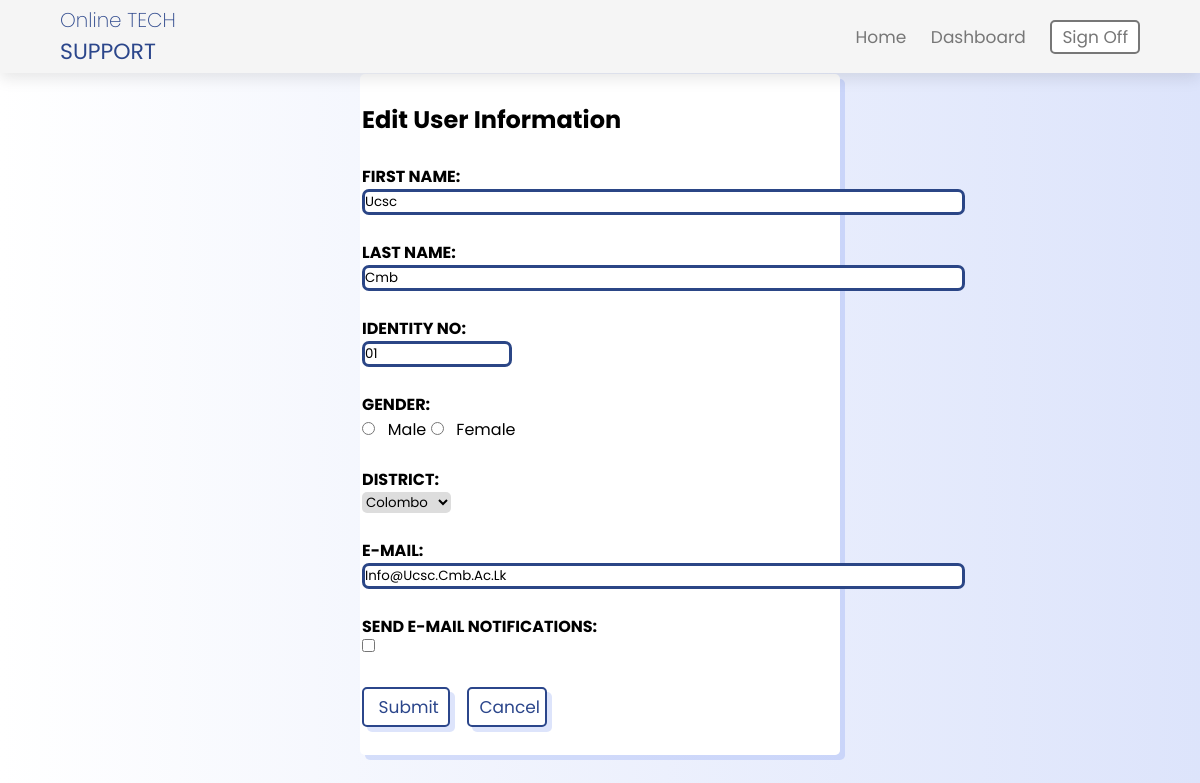
Page /Admin/edit_user_info.php?uname=ucsc (signed in) on the committed database.
### tables this page shows
CREATE TABLE IF NOT EXISTS `user_info` (
  `first_name` varchar(45) NOT NULL,
  `last_name` varchar(45) NOT NULL,
  `id` varchar(45) NOT NULL,
  `district` varchar(45) NOT NULL,
  `email_address` varchar(45) NOT NULL,
  `email_notification` enum('N','Y') NOT NULL DEFAULT 'N',
  `user_name` varchar(45) NOT NULL,
  `password` varchar(45) NOT NULL,
  `gender` enum('Male','Female') NOT NULL,
  PRIMARY KEY (`user_name`)
);

### Admin/edit_user_info.php (the view, shortened to what this page needs)
<html>
<head>
	<link rel="stylesheet" href="style.css">
	<link rel="stylesheet" href="login_style.css">
</head>
<body style="font-size:1.7rem">
<header class="header">
<a href="#" class="logo"><span class="ln1">Online TECH</span><br><span class="ln2">SUPPORT</span> </a>
<nav class="navbar">
	<a href="index.php">Home</a>
	<a href="home.php">Dashboard</a>
	<a href="logoff.php" class="btn login">Sign Off</a>
</nav>
</header>
	<?php
	if(isset($_GET["uname"])) {
		require_once("dbcon/dbcon.php");
		$uname = $_GET["uname"];
		$query="SELECT first_name, last_name, id, gender, district, email_address, email_notification FROM user_info WHERE user_name = '$uname'";
		$result=mysqli_query($con,$query);
		while($row=mysqli_fetch_array($result)) {
			$first_name = $row["first_name"];
			$last_name = $row["last_name"];
			$id = $row["id"];
			$gender = $row["gender"];
			$district = $row["district"];
			$email_address = $row["email_address"];
			$email_notification = $row["email_notification"];
		}
	?>
	<center>
		<br>
<div style="width:40%">
	<form name="admin_edit" method="post" action="" onSubmit="return test_form2()">
	<br>
		<table>
		<tr><td><h2>Edit User Information</h2></td></tr>
		<tr>
			<td>
				<br>
				<b>FIRST NAME:</b><br>
				<input type="text" name="first_name" size="50" maxlength="60" value="<?php echo $first_name; ?>"><br><br>
				<b>LAST NAME:</b><br>
				<input type="text" name="last_name" size="50" maxlength="60" value="<?php echo $last_name; ?>"><br><br>
				<b>IDENTITY NO:</b><br>
				<input type="text" name="id" size="10" maxlength="10" align="right" value="<?php echo $id; ?>"><br><br>
				<b>GENDER:</b><br>
				<input type="radio" name="gender" value="Male" <?php if($gender == "Male") echo "CHECKED"; ?>> &nbsp; Male
				<input type="radio" name="gender" value="Female" <?php if($gender == "Female") echo "CHECKED"; ?>> &nbsp; Female
				<br><br>
				<b>DISTRICT:</b><br>
				<select name="district" style="background-color:#ddd;
    border-radius:0.5rem;">
					<option <?php if($district == "Colombo") echo "SELECTED"; ?>>Colombo</option>
				</select><br><br>
				<b>E-MAIL:</b><br>
				<input type="text" name="email" size="50" maxlength="60" value="<?php echo $email_address; ?>"><br><br>
				<b>SEND E-MAIL NOTIFICATIONS:</b><br>
				<input type="checkbox" name="email_notification" value="send" <?php if($email_notification == "Y") echo "CHECKED"; ?> ><br><br>
					<input type="submit" name="submit" value=" Submit " class="btn">
					<input type="reset" name="reset_s" value="Cancel" <input type="reset" name="reset_s" value="Cancel" onclick="location.href='home.php'" class="btn">
			</td>
	</tr>
		</table><br></div>
	</center>
	<?php
	}
	?>
</body>
</html>

### Admin/style.css (style rules this page uses)
body { background-image: linear-gradient(to right, white,#5478ec33);color:black;font-family:'Poppins',sans-serif;font-size:1.7rem; }
:root { --blue:#2b468b; --light-blue:.5rem .5rem 0 #afc3ff; --black:#444; --light-color:#777; --box-shadow:.5rem .5rem 0 rgba(84, 120, 236, 0.2); --text-shadow:.4rem .4rem 0 rgba(0, 0, 0, .2); --border:.2rem solid var(--blue); --border2:.2rem solid var(--light-color); }
* { font-family: 'Poppins', sans-serif; margin:0; padding: 0; box-sizing: border-box; outline: none; border: none; text-transform: capitalize; transition: all .2s ease-out; text-decoration: none; }
html { font-size: 62.5%; overflow-x: hidden; scroll-padding-top: 7rem; scroll-behavior: smooth; }
.btn { display: inline-block; margin-top: 1rem; padding: .5rem; padding-left: 1rem; border:var(--border); border-radius: .5rem; box-shadow: var(--box-shadow); color:var(--blue); cursor: pointer; font-size: 1.7rem; background: #fff; }
.header .navbar .btn { display: inline-block; margin-top: 0.1rem; padding: .2rem; padding-left: 1rem; padding-right: 1rem; border:var(--border2); border-radius: .5rem; box-shadow: none; color:var(--light-color); cursor: pointer; font-size: 1.7rem; background: #fff; }
header { padding:0.5rem 5%; position: fixed; top:0; left: 0; right: 0; z-index: 1000; box-shadow: 0 .5rem 1.5rem rgba(0, 0, 0, .1); display: flex; align-items: center; justify-content: space-between; background: #f5f5f5; }
.header .logo span { font-size: 2rem; font-weight: 200; vertical-align:top; color: #2b468b; }
.header .logo .ln2 { font-size: 2.2rem; font-weight: 400; vertical-align:top; }
.header .navbar a { font-size: 1.7rem; color: var(--light-color); margin-left: 2rem; }

### Admin/login_style.css (style rules this page uses)
input { border-style:solid; border-radius:0.7rem; border-color:#2b4686; background-color:white; }
body { background-image: linear-gradient(to right, white,#5478ec33); color:black; font-family:'Poppins',sans-serif; font-size:1.7rem; }
center div { background-image: linear-gradient(white,white); box-shadow:0.5rem 0.5rem #5478ec33; width:34%; border-radius:0.5rem; margin: 4%; }

### rows in the picture
user_info: first_name "ucsc", last_name "cmb", id "01", email "info@ucsc.cmb.ac.lk"
